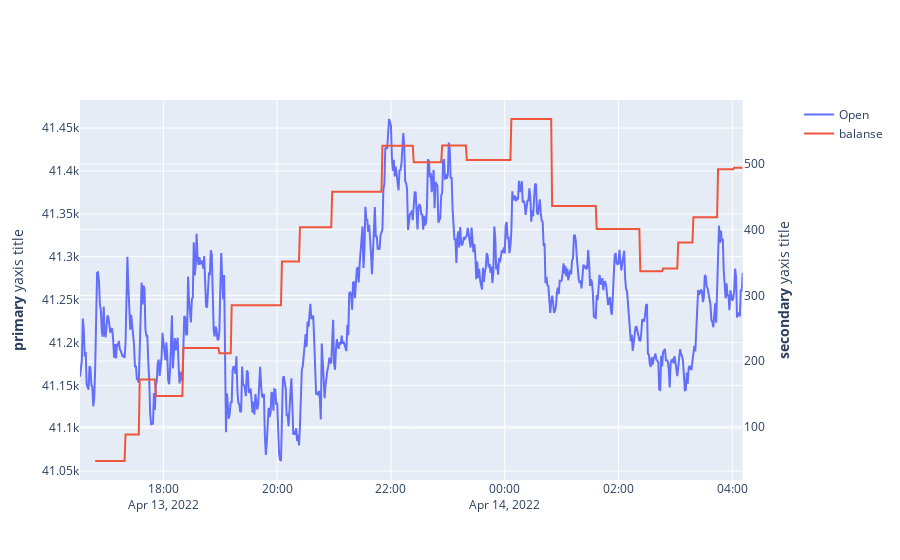

Notebook code for this chart:
### Code cell
fig1 = make_subplots(specs=[[{"secondary_y": True}]])


fig1.add_trace(go.Scatter(x=BTC_balance['ds'], y=BTC_balance['Open'],
                    mode='lines',
                    name='Open'),
                          secondary_y=False)

fig1.add_trace(go.Scatter(x=BTC_balance['ds'], y=BTC_balance['balanse'],
                    mode='lines',
                    name='balanse'),
                          secondary_y=True)
fig1.update_yaxes(title_text="<b>primary</b> yaxis title", secondary_y=False)
fig1.update_yaxes(title_text="<b>secondary</b> yaxis title", secondary_y=True)
fig1.show()

### Figure 1 — Plotly figure (JSON) as saved in the notebook; plotly's stock layout.template omitted (floating-point values rounded to 4 significant figures; data arrays with more than 128 entries replaced by an {"elided": "..."} marker saying what was removed)
{"data": [{"mode": "lines", "name": "Open", "type": "scatter", "x": {"elided": "700 str values"}, "xaxis": "x", "y": {"elided": "700 float values"}, "yaxis": "y"}, {"mode": "lines", "name": "balanse", "type": "scatter", "x": {"elided": "700 str values"}, "xaxis": "x", "y": {"elided": "700 float values"}, "yaxis": "y2"}], "layout": {"autosize": true, "xaxis": {"anchor": "y", "autorange": true, "domain": [0, 0.94], "range": ["2022-04-13 16:32", "2022-04-14 04:11"], "type": "date"}, "yaxis": {"anchor": "x", "autorange": true, "domain": [0, 1], "range": [41040.0, 41480.0], "title": {"text": "<b>primary</b> yaxis title"}, "type": "linear"}, "yaxis2": {"anchor": "x", "autorange": true, "overlaying": "y", "range": [19.01, 597.2], "side": "right", "title": {"text": "<b>secondary</b> yaxis title"}, "type": "linear"}}}
